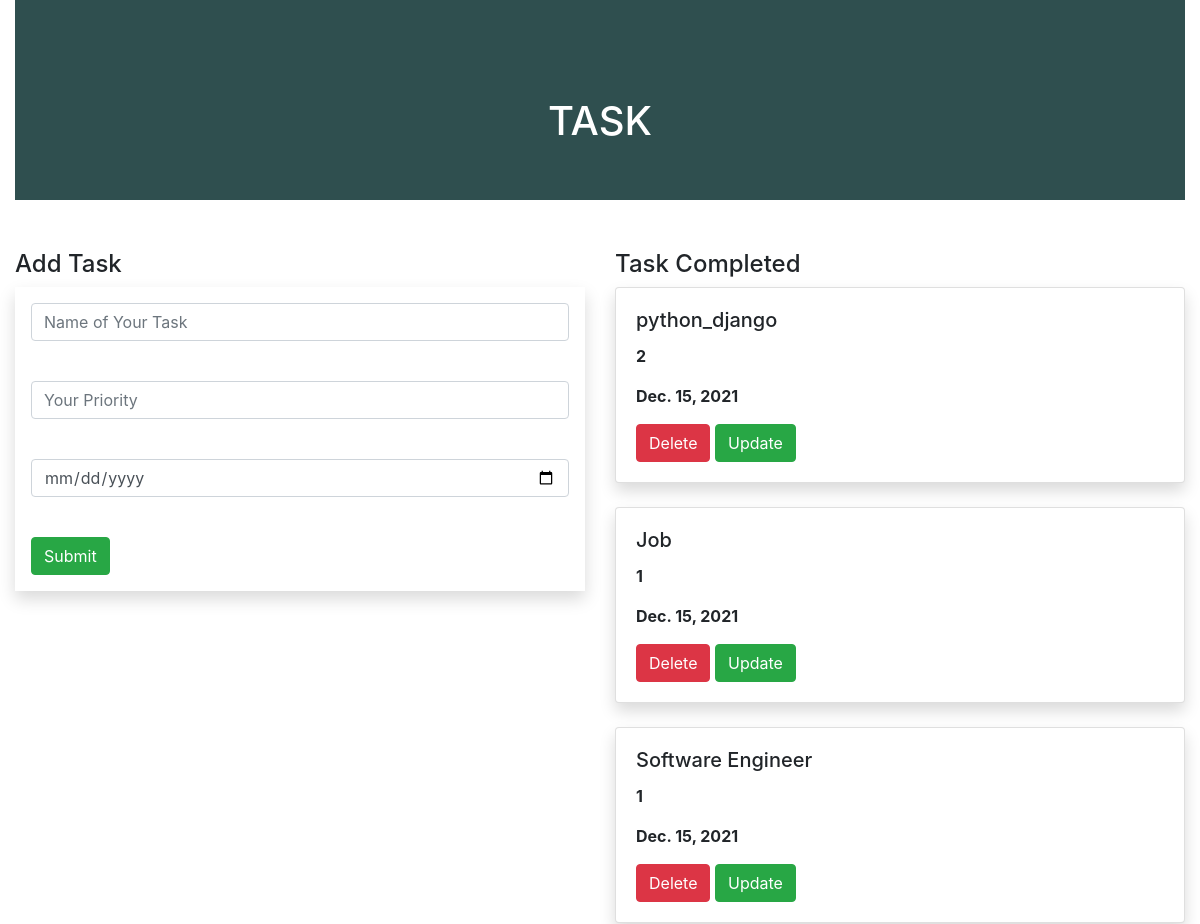
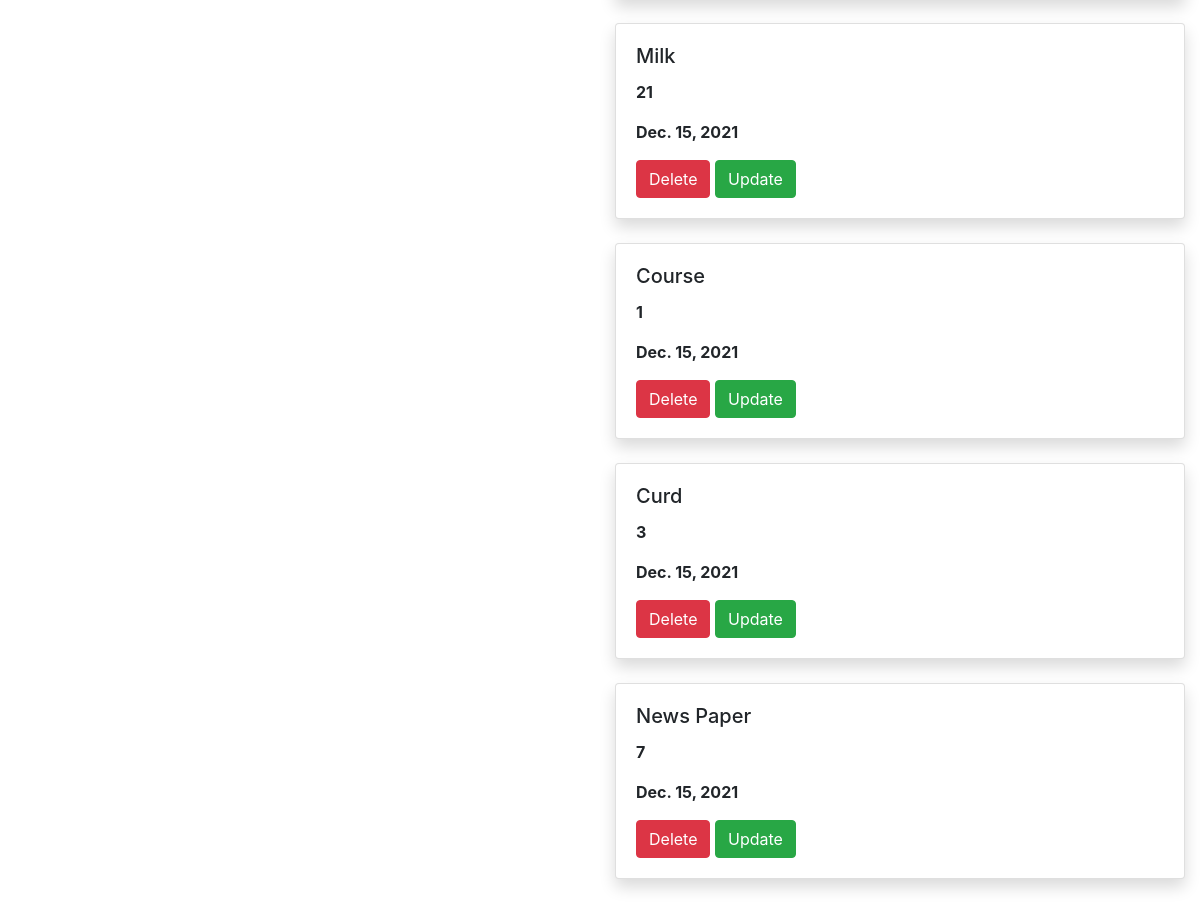
The page / on the database its author committed (2 pictures, top to bottom).
### todo_app/models.py (models this page shows, shortened)
class Task(models.Model):
    name=models.CharField(max_length=100)
    priority=models.IntegerField()
    date=models.DateField(default=datetime.date.today())

### todo_app/views.py (the view)
# urls.py: path('',views.task_view,name='task_view'),
def task_view(request):
    obj1=Task.objects.all()
    if request.method=='POST':
        name=request.POST.get('name')
        priority=request.POST.get('priority')
        date=request.POST.get('date')
        obj=Task(name=name,priority=priority,date=date)
        obj.save()
    return render(request,'task_view.html',{'obj1':obj1})

### templates/task_view.html (shortened to what this page needs)
{% extends 'base.html' %}
{% block content %}
<div class="container-fluid">
    <div class="row">
        <div class="col-md-12">
            <div class="banner">
                <div class="banner-text">
                    <h1> TASK </h1>
                </div>
            </div>
        </div>
    </div>
   <div class="row">
       <div class="col-md-6">
           <h4>Add Task</h4>
           <form method="post" class="p-3 shadow">
                <div class="form-group">
                <input type="text" name="name" class="form-control" placeholder="Name of Your Task"><br>
                </div>
                <div class="form-group">
                <input type="text" name="priority" class="form-control" placeholder="Your Priority"><br>
                </div>
                <div class="form-group">
                <input type="date" name="date" class="form-control" placeholder="Your date"><br>
                </div>
                <input type="submit" class="btn btn-success">
           </form>
       </div>
       <div class="col-md-6">
           <h4>Task Completed</h4>
           {% for i in obj1 %}
           <div class="shadow card">
           <div class="card-body">
               <h5 class="card-title">{{i.name}}</h5>
               <p><b>{{i.priority}}</b></p>
               <p><b>{{i.date}}</b></p>
               <a class="btn btn-danger" href="{% url 'delete' i.id %}">Delete</a>
               <a class="btn btn-success" href="{% url 'update' i.id %}">Update</a>
           </div>
           </div>
           <br>
           {% endfor %}
       </div>
</div>
</div>
{% endblock %}

### templates/base.html (shortened to what this page needs)
{% load static %}
<!DOCTYPE html>
<html lang="en">
<head>
    <link rel="stylesheet" href="https://stackpath.bootstrapcdn.com/bootstrap/4.1.3/css/bootstrap.min.css">
    <link rel="stylesheet" href="{% static 'style.css' %}">
</head>
<body>
{% block content %}
{% endblock %}
</body>
</html>

### static/style.css (style rules this page uses)
.banner { background-color:darkslategrey; width:100%; height:200px; margin-bottom:50px; }
.banner-text { top:50%; left:50%; position:absolute; transform:translate(-50%,-50%); color:white; }

### rows shown on the page
Task: name "python_django", priority "2", date "Dec. 15, 2021"
Task: name "Job", priority "1", date "Dec. 15, 2021"
Task: name "Software Engineer", priority "1", date "Dec. 15, 2021"
Task: name "Milk", priority "21", date "Dec. 15, 2021"
Task: name "Course", priority "1", date "Dec. 15, 2021"
Task: name "Curd", priority "3", date "Dec. 15, 2021"
Task: name "News Paper", priority "7", date "Dec. 15, 2021"
